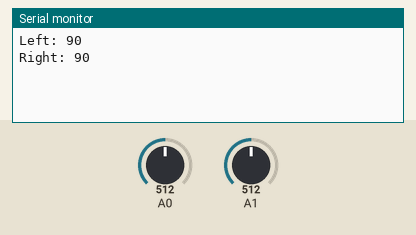
Bench run of a sketch on a simulated Arduino Uno, built with avr-gcc and run on an emulated ATmega328P. Shown: the last lines printed to the serial monitor. The inputs (shaded band) are chosen by the test bench; at power-on: A0 = 512, A1 = 512.

Above: at 1.2 s.
1.3 s: A0 set to 716
At 2.5 s:
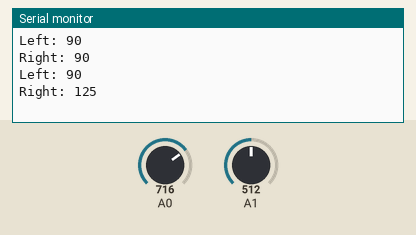
2.8 s: A1 set to 716
At 3.9 s:
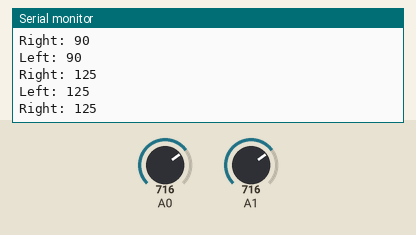
4.3 s: A0 set to 900
At 5.0 s:
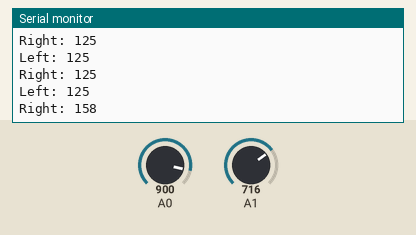
5.8 s: A1 set to 900
At 7.4 s:
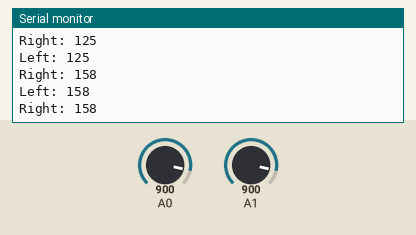
Timing chart, 0 to 8.3 s (numbered marks = the images above; inputs shaded):
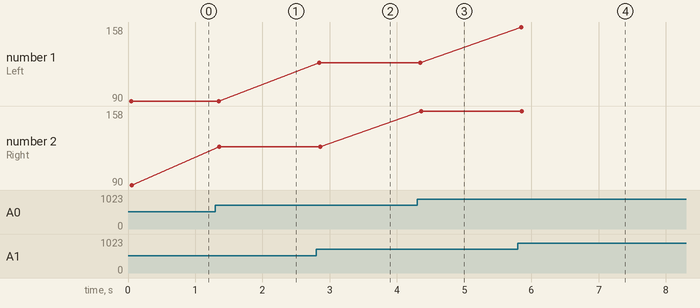

Measured:
- after the input at 1.3 s, the serial monitor: prints a new line after 0.06 s (image 1)
- after the input at 2.8 s, the serial monitor: prints a new line after 0.05 s (image 2)
- after the input at 4.3 s, the serial monitor: prints a new line after 0.06 s (image 3)
- after the input at 5.8 s, the serial monitor: prints a new line after 0.05 s (image 4)
- plotted number 2: 90 → 125 after the input at 1.3 s, 125 → 158 after the input at 4.3 s

The sketch:

controlling_motors_basestation_v3_potentiometer.ino
```cpp
#include <ArduinoJson.h>
#include <SoftwareSerial.h>
#include <LinkedList.h>

SoftwareSerial HC12(6, 7); // HC-12 TX Pin, HC-12 RX Pin

StaticJsonDocument<200> sent;

int leftBtn = 8;
int rightBtn = 9;
String motor;

int motorSpeedLeft = 0;
int motorSpeedRight = 0;

int motorSpeedLeftPrevious = motorSpeedLeft;
int motorSpeedRightPrevious = motorSpeedRight;

int allowance = 15;

void setup() {
  Serial.begin(9600);
  HC12.begin(9600);

  pinMode(leftBtn, INPUT); // LEFT
  pinMode(rightBtn, INPUT); // RIGHT
}

void loop() {
  motorSpeedRight = analogRead(A0);
  motorSpeedLeft = analogRead(A1);

  motorSpeedRight = map(motorSpeedRight, 0, 1023, 0, 180);
  motorSpeedLeft = map(motorSpeedLeft, 0, 1023, 0, 180);

  if( !(motorSpeedLeftPrevious+allowance >= motorSpeedLeft) || !(motorSpeedLeftPrevious-allowance <= motorSpeedLeft)|| !(motorSpeedRightPrevious+allowance >= motorSpeedRight) || !(motorSpeedRightPrevious-allowance <= motorSpeedRight)) {
    sent["motorSpeedLeft"] = motorSpeedLeft;
    sent["motorSpeedRight"] = motorSpeedRight;
    serializeJson(sent, HC12);

    motorSpeedLeftPrevious = motorSpeedLeft;
    motorSpeedRightPrevious = motorSpeedRight;
    Serial.print("Left: ");
    Serial.println(motorSpeedLeftPrevious);

    Serial.print("Right: ");
    Serial.println(motorSpeedRightPrevious);
  }
}
```
